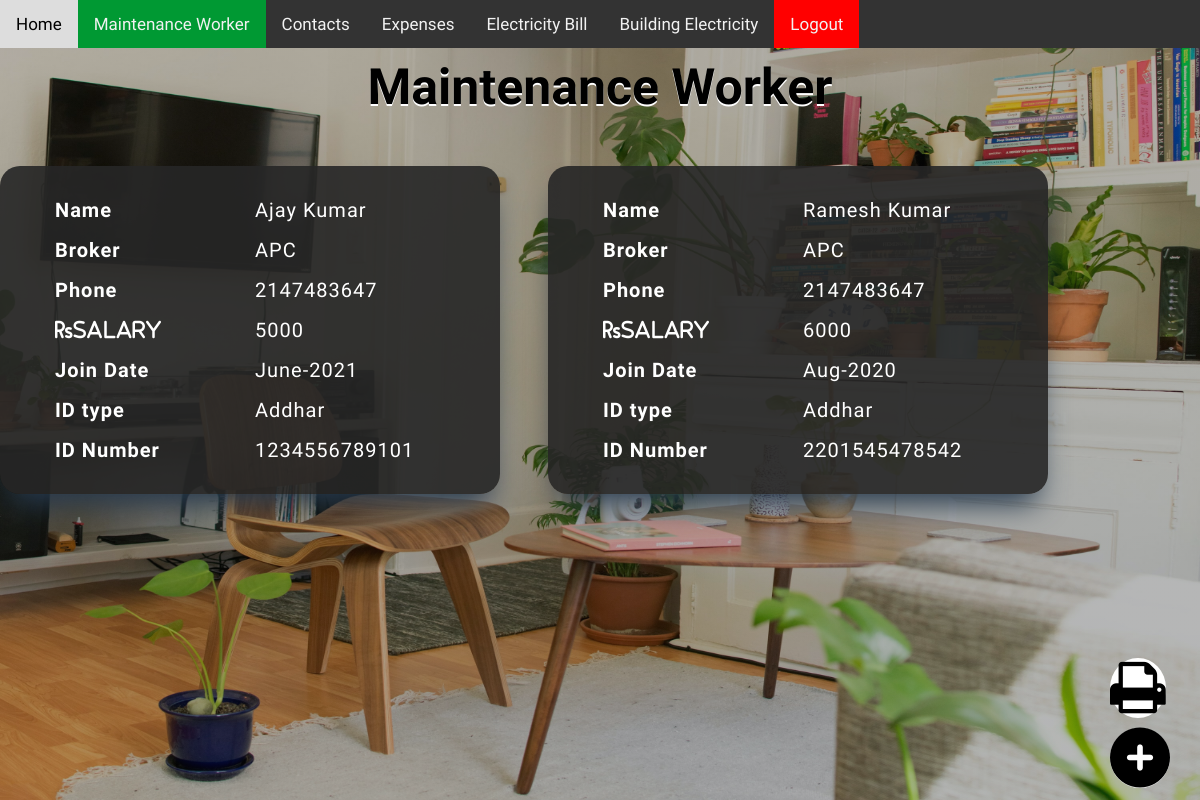
Screenshot of /Mantaince_worker.php (signed in) with the database file from the repository.
### tables this page shows
CREATE TABLE `mantain_worker` (
  `sno` int(4) NOT NULL,
  `Name` varchar(30) NOT NULL,
  `broker` varchar(30) NOT NULL,
  `phone` int(10) NOT NULL,
  `salary` varchar(6) NOT NULL,
  `month_join` varchar(15) NOT NULL,
  `id_type` varchar(20) NOT NULL,
  `id_number` varchar(20) NOT NULL,
  `userid` varchar(30) NOT NULL
);

### Mantaince_worker.php (the view, shortened to what this page needs)
<?php
$page="Manataince_worker";
?>
<!DOCTYPE html>
<html lang="en">
<head>
    <link rel="stylesheet" href="Stylesheets/style.css">
    <link rel="stylesheet" href="Stylesheets/navbar.css">
    <link rel="stylesheet" href="https://cdnjs.cloudflare.com/ajax/libs/font-awesome/4.7.0/css/font-awesome.min.css">
</head>
<body>
    <?php
    include('navbar.php');
    ?>
    <h1>Maintenance Worker</h1>
    <div class="cards">
        <?php
        include('connection.php');
        if( isset($_SESSION['admin_search_user'])){
            $username = $_SESSION['admin_search_user'];
            }else{
                $username = $_SESSION['login_user'];
                }
        $sql = "SELECT * FROM `mantain_worker` WHERE `userid`='$username'";
        $result = mysqli_query($conn, $sql);
        if (mysqli_num_rows($result) > 0) {
            while ($row = mysqli_fetch_array($result)) {
                echo '<div class="card">';
                echo '<div class="view-table">';
                echo '<table>
                    <col width="200px">
                    <col width="250px"> ';
                echo '<tr>
                        <td><b>Name</b></td>
                        <td>' . $row['Name'] . '</td>
                    </tr>
                    <tr>
                        <td><b>Broker</b></td>
                        <td>' . $row['broker'] . '</td>
                    </tr>
                    <tr>
                        <td><b>Phone</b></td>
                        <td>' . $row['phone'] . '</td>
                    </tr>
                    <tr>
                        <td><i class="fas fa-rupee-sign">Salary</i></td>
                        <td>' . $row['salary'] . '</td>
                    </tr>
                    <tr>
                        <td><b>Join Date</b></td>
                        <td>' . $row['month_join'] . '</td>
                    </tr>
                    <tr>
                        <td><b>ID type</b></td>
                        <td>' . $row['id_type'] . '</td>
                    </tr>
                    <tr>
                        <td><b>ID Number</b></td>
                        <td>' . $row['id_number'] . '</td>
                    </tr>
                </table>
                </div>
        </div>';
            }
        } else {
            echo '<p class="error-l"> No Record Found!</p>';
        }
        ?>
    </div>
    <div class="add_btn">
    <i class="fa fa-print" aria-hidden="true" onclick="window.print()"></i><br>
        <a href="add_m_worker.php"><i class="fas fa-plus-circle"></i></a>
    </div>
</body>
</html>

### navbar.php (shortened to what this page needs)
<?php
$username=$_SESSION['login_user'];
?>
<div class="topnav" id="myTopnav">
  <a href="dashboard.php">Home</a>
  <?php
  if($username=='admin'){
                    echo'
                    <a class=" '; if($page=='add_user') { echo 'active';}echo'"href="add_user.php">Create User</a>
                    <a class="'; if($page=='add_society') { echo 'active';}echo'"href="society_add.php">Add Society</a>
                    <a class="'; if($page=='User_selection') { echo 'active';}echo'"href="select_user.php">User Remote</a> ';
                }else{
                  echo '
                  <a class=" '; if($page=='Manataince_worker') { echo 'active';}echo'"href="Mantaince_worker.php">Maintenance Worker</a>
                  <a class=" '; if($page=='contact') { echo 'active';}echo'"href="contact_list.php">Contacts</a>
                  <a class=" '; if($page=='expenses') { echo 'active';}echo'"href="monthly_exp.php">Expenses</a>
                  <a class=" '; if($page=='elec_bill') { echo 'active';}echo'"href="elec_bill.php">Electricity Bill</a>
                  <a class=" '; if($page=='bul_elec') { echo 'active';}echo'"href="build_elec.php">Building Electricity</a> ';
                }
                ?>
  <a href="logout.php" style="background-color: red;">Logout</a>
</div>

### Stylesheets/style.css (style rules this page uses)
* { padding: 0; margin: 0; box-sizing: border-box; }
body { min-height: 100vh; background: linear-gradient(rgba(13, 13, 13, 0.3), rgba(13, 13, 13, 0.3)), url(../Media/bg.jpg); background-size: 100% 100%; font-family: "Baloo Bhai 2"; }
h1 { text-align: center; margin-top: 10px; font-weight: 700; font-size: 50px; text-shadow: #fff 0px 2px; }
.card { background-color: rgb(38, 38, 38, 0.9); width: 500px; color: #fff; letter-spacing: 1px; padding: 1.5rem 1rem; height: fit-content; border-radius: 20px; box-shadow: rgb(38, 57, 77) 0px 20px 30px -10px; }
.cards { max-width: 1200px; margin: 0 auto; display: grid; grid-gap: 3rem; justify-content: center; margin-top: 50px; }
.view-table { display: grid; justify-content: center; }
.view-table table, th, td { border-collapse: collapse; text-align: left; table-layout: fixed; padding: 8px 30px; font-size: 20px; }
.add_btn { position: fixed; bottom: 0; right: 0; font-size: 60px; padding-bottom: 5px; padding-right: 30px; }
.add_btn i { background-color: #fff; border-radius: 50%; }
.add_btn a { color: #000; }
@media (min-width: 600px) { .cards { grid-template-columns: repeat(2, 1fr); } }
@media (min-width: 900px) { .cards { grid-template-columns: repeat(3, 1fr); } }

### Stylesheets/navbar.css (style rules this page uses)
.topnav { background-color: #333; overflow: hidden; }
.topnav a { float: left; display: block; color: #f2f2f2; text-align: center; padding: 14px 16px; text-decoration: none; font-size: 17px; }
.active { background-color: #009933 !important; color: black; }

### rows the page displays
mantain_worker: Name "Ajay Kumar", broker "APC", phone "2147483647", salary "5000", month_join "June-2021", id_type "Addhar", id_number "1234556789101"
mantain_worker: Name "Ramesh Kumar", broker "APC", phone "2147483647", salary "6000", month_join "Aug-2020", id_type "Addhar", id_number "2201545478542"
